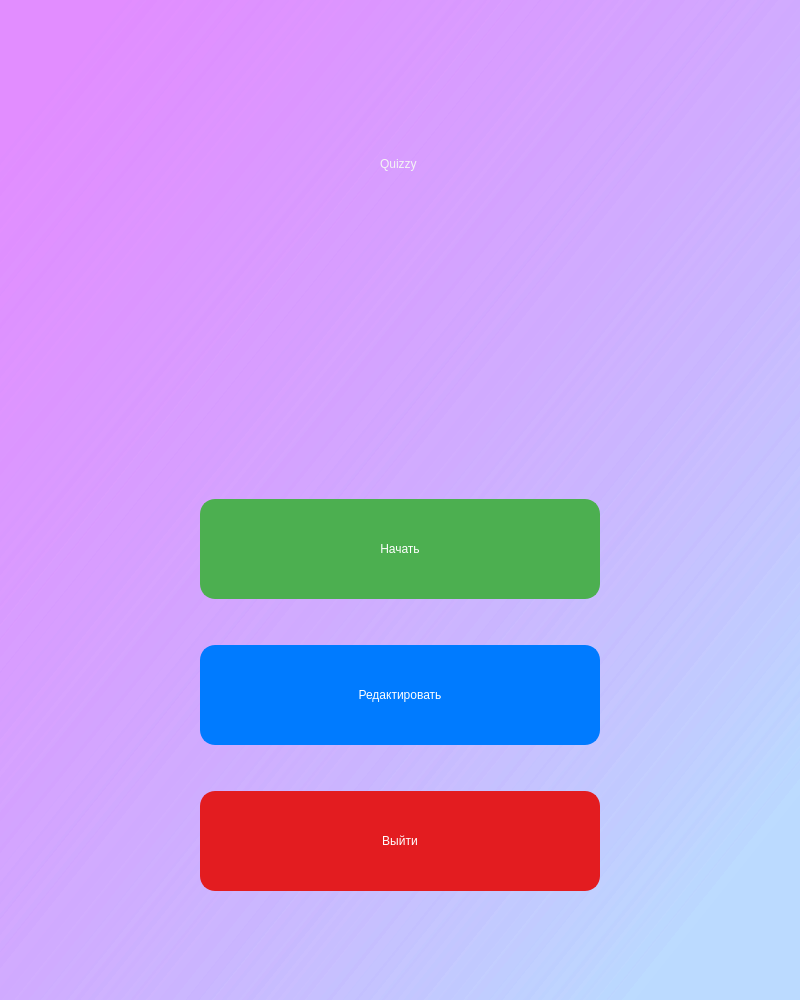
<?xml version="1.0" encoding="UTF-8"?>
<ui version="4.0">
 <class>MainWindow</class>
 <widget class="QMainWindow" name="MainWindow">
  <property name="geometry">
   <rect>
    <x>0</x>
    <y>0</y>
    <width>800</width>
    <height>1000</height>
   </rect>
  </property>
  <property name="windowTitle">
   <string>Quizzy</string>
  </property>
  <property name="windowIcon">
   <iconset resource="../resourses.qrc">
    <normaloff>:/icon/quiz.png</normaloff>:/icon/quiz.png</iconset>
  </property>
  <property name="styleSheet">
   <string notr="true">background-color: qlineargradient(spread:reflect, x1:0, y1:0, x2:1, y2:1, stop:0.0786517 rgba(222, 128, 255, 134), stop:0.898876 rgba(59, 152, 255, 34));</string>
  </property>
  <widget class="QWidget" name="centralwidget">
   <property name="layoutDirection">
    <enum>Qt::LeftToRight</enum>
   </property>
   <property name="autoFillBackground">
    <bool>false</bool>
   </property>
   <layout class="QGridLayout" name="gridLayout">
    <item row="0" column="0">
     <spacer name="verticalSpacer_4">
      <property name="orientation">
       <enum>Qt::Vertical</enum>
      </property>
      <property name="sizeType">
       <enum>QSizePolicy::Minimum</enum>
      </property>
      <property name="sizeHint" stdset="0">
       <size>
        <width>20</width>
        <height>80</height>
       </size>
      </property>
     </spacer>
    </item>
    <item row="4" column="0">
     <spacer name="verticalSpacer">
      <property name="orientation">
       <enum>Qt::Vertical</enum>
      </property>
      <property name="sizeType">
       <enum>QSizePolicy::Fixed</enum>
      </property>
      <property name="sizeHint" stdset="0">
       <size>
        <width>20</width>
        <height>40</height>
       </size>
      </property>
     </spacer>
    </item>
    <item row="3" column="0">
     <widget class="QPushButton" name="startButton">
      <property name="minimumSize">
       <size>
        <width>400</width>
        <height>100</height>
       </size>
      </property>
      <property name="maximumSize">
       <size>
        <width>400</width>
        <height>200</height>
       </size>
      </property>
      <property name="styleSheet">
       <string notr="true">QPushButton { 
border: 2px solid #4CAF50; 
border-radius: 15px; 
background-color: #4CAF50; 
color: white; 
padding: 20px; 
font: 75 24pt &quot;Bahnschrift&quot;;
} 
QPushButton:hover { 
background-color: #45a049; 
}
 QPushButton:pressed {
 background-color: #3e8e41;
 padding-left: 8px;
 padding-top: 8px;
 }
</string>
      </property>
      <property name="text">
       <string>Начать</string>
      </property>
     </widget>
    </item>
    <item row="5" column="0">
     <widget class="QPushButton" name="redactButton">
      <property name="minimumSize">
       <size>
        <width>400</width>
        <height>100</height>
       </size>
      </property>
      <property name="maximumSize">
       <size>
        <width>400</width>
        <height>150</height>
       </size>
      </property>
      <property name="styleSheet">
       <string notr="true">QPushButton { 
border: 2px solid #007BFF;
border-radius: 15px; 
background-color: #007BFF;
color: white; 
padding: 20px; 
font: 75 24pt &quot;Bahnschrift&quot;;
} 
QPushButton:hover { 
background-color: #0056b3;
}
 QPushButton:pressed {
background-color: #004085;
 padding-left: 8px;
 padding-top: 8px;
 }
</string>
      </property>
      <property name="text">
       <string>Редактировать</string>
      </property>
     </widget>
    </item>
    <item row="2" column="0">
     <spacer name="verticalSpacer_2">
      <property name="orientation">
       <enum>Qt::Vertical</enum>
      </property>
      <property name="sizeType">
       <enum>QSizePolicy::Expanding</enum>
      </property>
      <property name="sizeHint" stdset="0">
       <size>
        <width>20</width>
        <height>40</height>
       </size>
      </property>
     </spacer>
    </item>
    <item row="6" column="0">
     <spacer name="verticalSpacer_3">
      <property name="orientation">
       <enum>Qt::Vertical</enum>
      </property>
      <property name="sizeType">
       <enum>QSizePolicy::Fixed</enum>
      </property>
      <property name="sizeHint" stdset="0">
       <size>
        <width>20</width>
        <height>40</height>
       </size>
      </property>
     </spacer>
    </item>
    <item row="7" column="0">
     <widget class="QPushButton" name="exitButton">
      <property name="minimumSize">
       <size>
        <width>0</width>
        <height>100</height>
       </size>
      </property>
      <property name="styleSheet">
       <string notr="true">QPushButton {
    border: 2px solid #e31c20; /* Красный цвет границы */
    border-radius: 15px; 
    background-color:#e31c20; /* Красный цвет фона */
    color: white; 
    padding: 20px; 
	font: 75 24pt &quot;Bahnschrift&quot;;
} 

QPushButton:hover { 
    background-color: #C70039; /* Более темный красный при наведении */
}

QPushButton:pressed {
    background-color: #900C3F; /* Еще более темный красный при нажатии */
    padding-left: 8px;
    padding-top: 8px;
}</string>
      </property>
      <property name="text">
       <string>Выйти</string>
      </property>
     </widget>
    </item>
    <item row="8" column="0">
     <spacer name="verticalSpacer_5">
      <property name="orientation">
       <enum>Qt::Vertical</enum>
      </property>
      <property name="sizeType">
       <enum>QSizePolicy::Fixed</enum>
      </property>
      <property name="sizeHint" stdset="0">
       <size>
        <width>20</width>
        <height>100</height>
       </size>
      </property>
     </spacer>
    </item>
    <item row="1" column="0">
     <widget class="QLabel" name="app_title_label">
      <property name="minimumSize">
       <size>
        <width>400</width>
        <height>150</height>
       </size>
      </property>
      <property name="maximumSize">
       <size>
        <width>400</width>
        <height>16777215</height>
       </size>
      </property>
      <property name="layoutDirection">
       <enum>Qt::LeftToRight</enum>
      </property>
      <property name="styleSheet">
       <string notr="true">font: 75 italic 72pt &quot;Bahnschrift&quot;;
color: rgb(244, 244, 244);
background-color: qlineargradient(spread:pad, x1:0, y1:0, x2:1, y2:0, stop:0 rgba(255, 178, 102, 0), stop:0.55 rgba(235, 148, 61, 0), stop:0.977528 rgba(0, 0, 0, 0), stop:1 rgba(0, 0, 0, 0));</string>
      </property>
      <property name="text">
       <string>Quizzy </string>
      </property>
      <property name="alignment">
       <set>Qt::AlignCenter</set>
      </property>
      <property name="wordWrap">
       <bool>false</bool>
      </property>
     </widget>
    </item>
   </layout>
   <zorder>startButton</zorder>
   <zorder>redactButton</zorder>
   <zorder>app_title_label</zorder>
   <zorder>verticalSpacer</zorder>
   <zorder>verticalSpacer_2</zorder>
   <zorder>verticalSpacer_3</zorder>
   <zorder>verticalSpacer_4</zorder>
   <zorder>exitButton</zorder>
   <zorder>verticalSpacer_5</zorder>
  </widget>
 </widget>
 <resources>
  <include location="../resourses.qrc"/>
 </resources>
 <connections/>
</ui>
